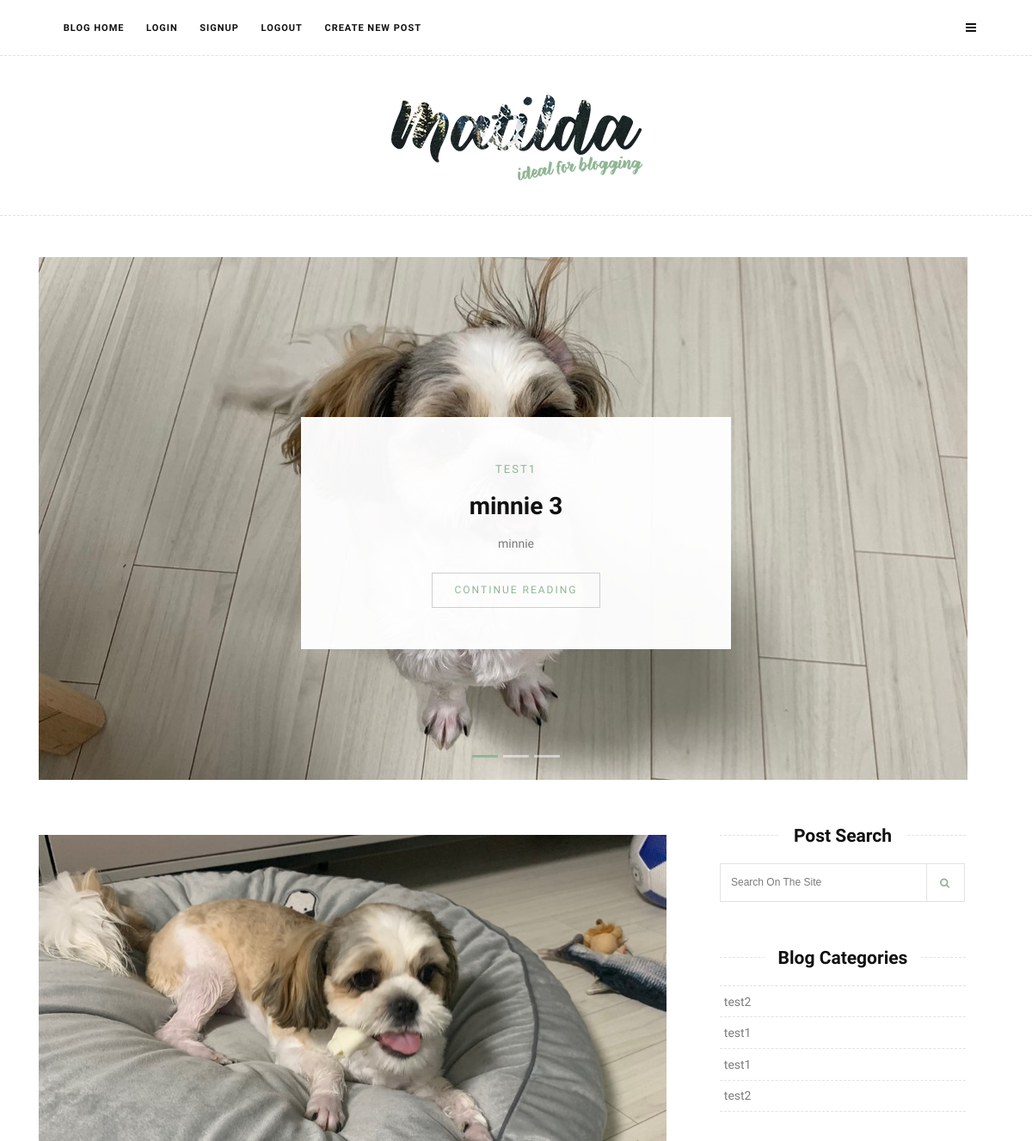
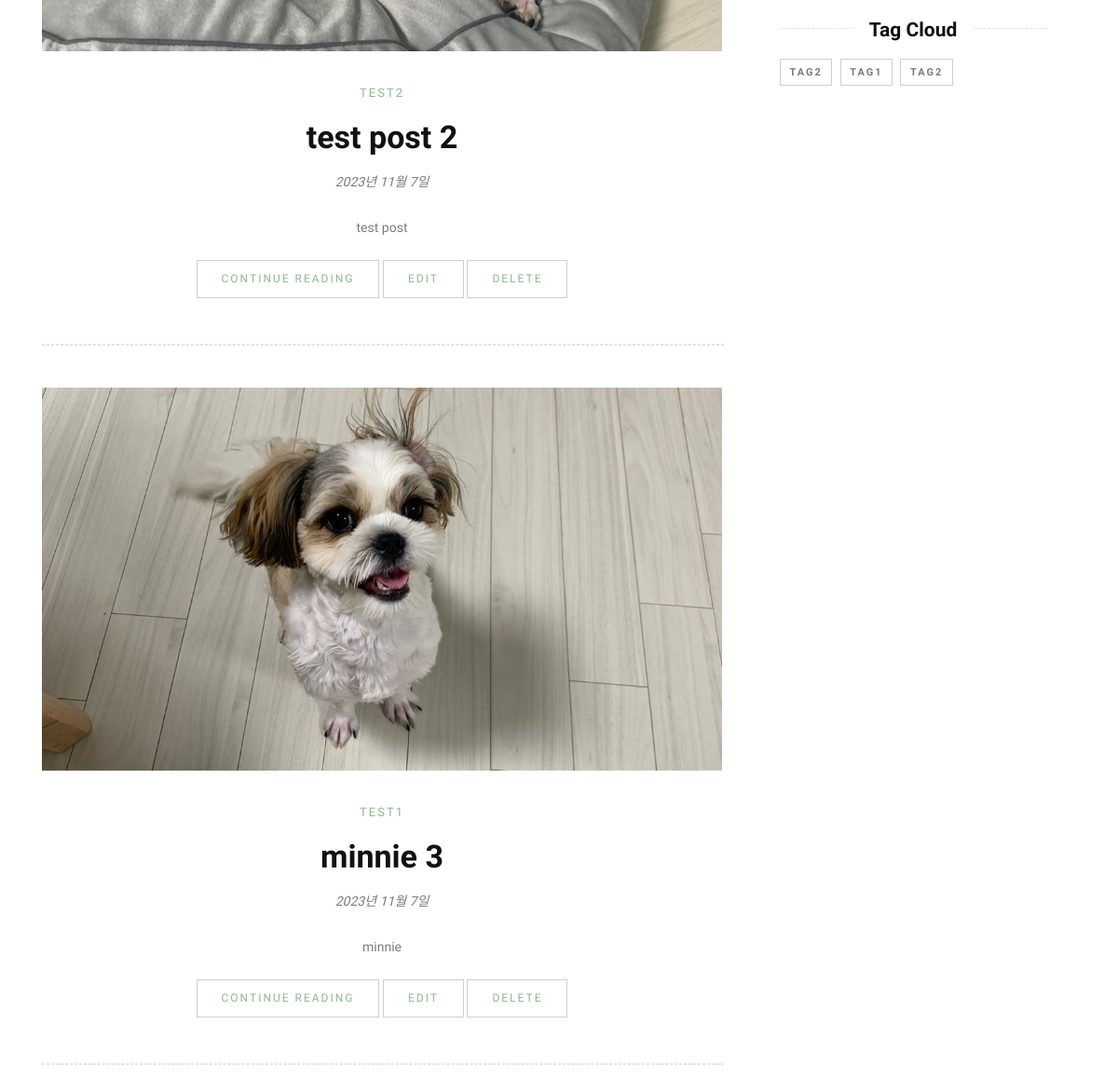
The page /blog/ (upper part) on the database as committed earlier (2 pictures, top to bottom).
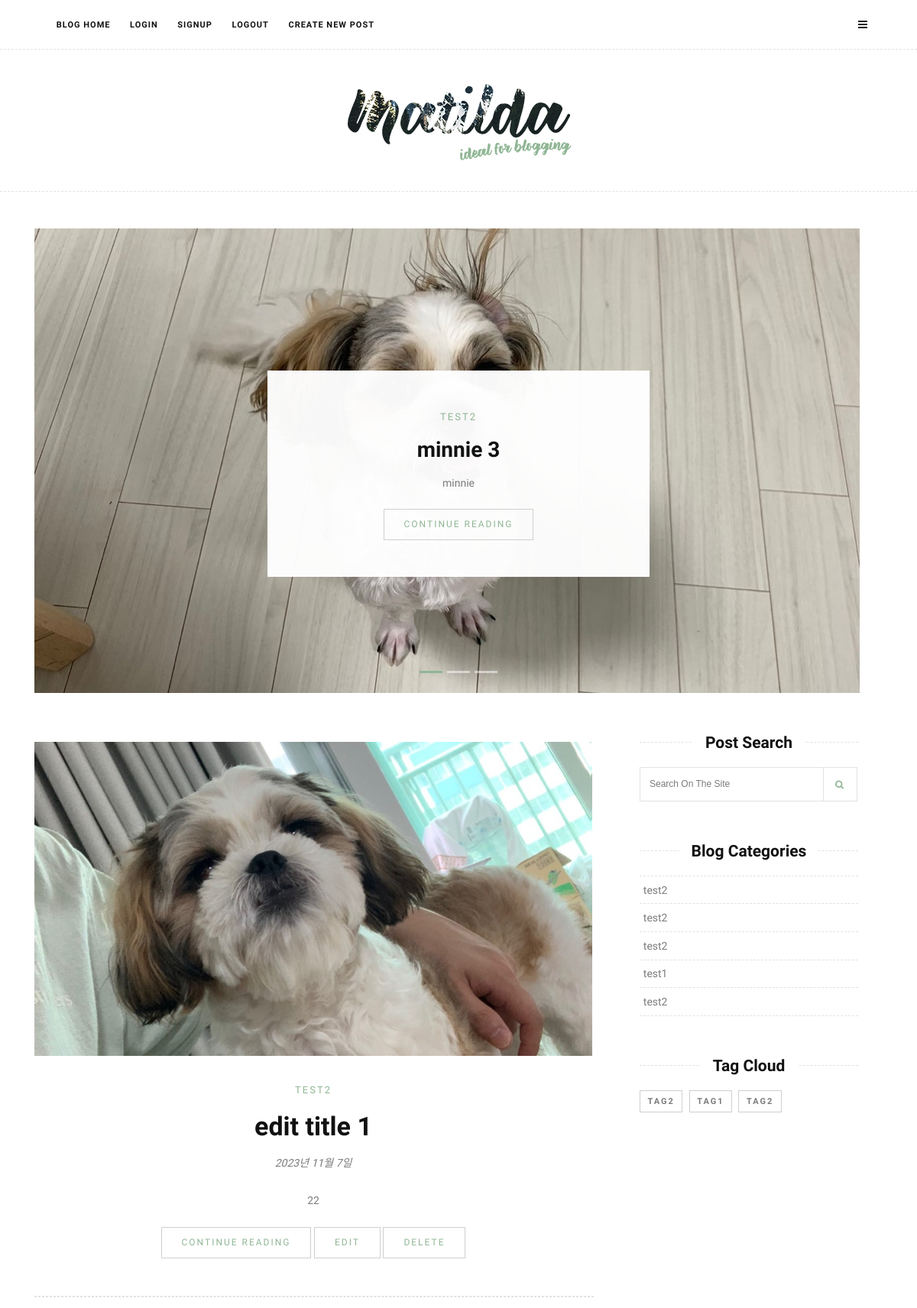
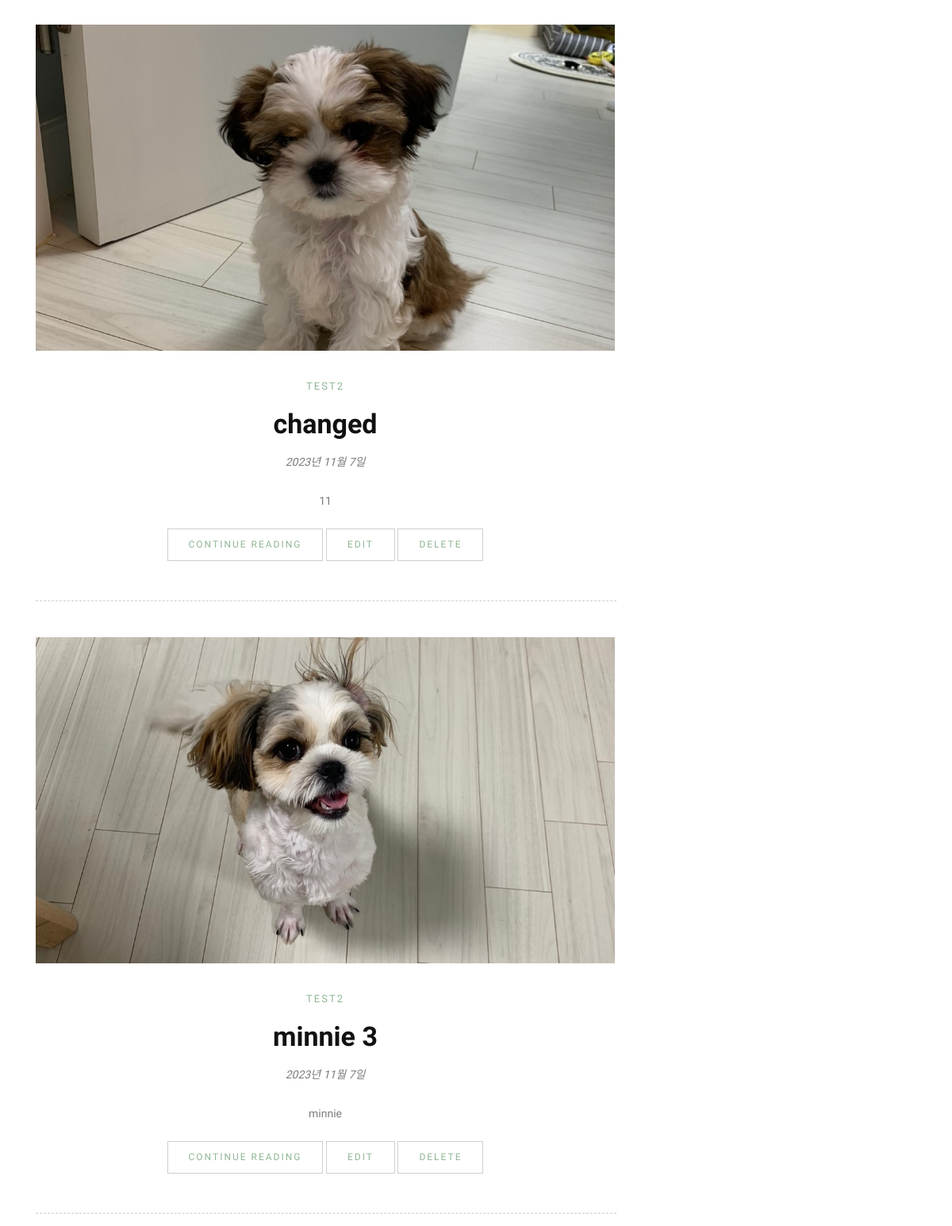
The same page on the database as committed later (2 pictures, top to bottom).
### blog/models.py (models this page shows, shortened)
class Post(models.Model):
    author = models.ForeignKey(User, on_delete=models.CASCADE, related_name='posts')
    title = models.CharField(max_length=100)
    content = models.TextField()
    thumb_image = models.ImageField(upload_to='blog/images/%Y/%m/%d/', blank=True)
    file_upload = models.FileField(upload_to='blog/files/%Y/%m/%d/', blank=True)
    created_at = models.DateTimeField(auto_now_add=True)
    updated_at = models.DateField(auto_now=True)
    view_count = models.PositiveIntegerField(default=0)
    tags = models.ManyToManyField('Tag', blank=True)
    viewed_by = models.ManyToManyField(User, blank=True)
    category = models.ForeignKey('Category', on_delete=models.SET_NULL, null=True, blank=True)

class Category(models.Model):
    name = models.CharField(max_length=50, unique=True)
    def __str__(self):
        return self.name

class Tag(models.Model):
    name = models.CharField(max_length=50, unique=True)

### blog/views.py (the view)
class PostListView(ListView):
    model = Post
    template_name = 'post_list.html'
    context_object_name = 'post_list'
    ordering = ['-created_at']
    def get_queryset(self):
        qs = super().get_queryset()
        q = self.request.GET.get('q', '')
        if q:
            qs = qs.filter(title__icontains=q)
        return qs
    def get_context_data(self, **kwargs):
        context = super().get_context_data(**kwargs)
        context['random_posts'] = self.get_random_posts()
        return context
    def get_random_posts(self):
        all_posts = Post.objects.all()
        random_posts = random.sample(list(all_posts), min(len(all_posts), 3))
        return random_posts

### templates/blog/post_list.html (shortened to what this page needs)
{% extends 'base.html' %}
{% block content %}
{% load static %}
<section class="slider-section">
    <div class="container">
        <div class="row">
            <div class="col-md-12">
                <div class="bd-example">
                    <div id="carouselExampleCaptions" class="carousel slide" data-ride="carousel">
                        <ol class="carousel-indicators">
                            {% for i in random_posts %}
                                <li data-target="#carouselExampleCaptions" data-slide-to="{{ forloop.counter0 }}" {% if forloop.first %}class="active"{% endif %}></li>
                            {% endfor %}
                        </ol>
                        <div class="carousel-inner" role="listbox">
                            {% for post in random_posts %}
                                <div class="carousel-item {% if forloop.first %}active{% endif %}">
                                    <div class="carousel-caption d-none d-md-block">
                                        <span class="cat-title">{{ post.category }}</span>
                                        <h3>{{ post.title }}</h3>
                                        <p>{{ post.content }}</p>
                                        <div class="blog-bottom text-center">
                                            <a href="{% url 'blog:post_detail' post.pk %}" class="btn btn-primary">Continue Reading</a>
                                        </div>
                                    </div>
                                </div>
                            {% endfor %}
                        </div>
                    </div>
                </div>
            </div>
        </div>
    </div>
</section>
<section class="site-section">
    <div class="container">
        <div class="row">
            <div class="content col-lg-8">
                {% for post in post_list %}
                <div class="blog-box clearfix">
                    <div class="blog-media">
                        <a href="{% url 'blog:post_detail' post.pk %}" title="">
                            {% if post.thumb_image %}
                            <img src="{{ post.thumb_image.url }}" alt="Post Image" class="img-fluid">
                            {% endif %}
                        </a>
                    </div>
                    <div class="blog-desc text-center">
                        <span class="cat-title">{{ post.category }}</span>
                        <h4><a href="{% url 'blog:post_detail' post.pk %}" title="">{{ post.title }}</a></h4>
                        <div class="blog-meta">
                            <p>{{ post.updated_at }}</p>
                        </div>
                        <p>{{ post.content }}</p>
                        <div class="blog-bottom text-center">
                            <a href="{% url 'blog:post_detail' post.pk %}" class="btn btn-primary">Continue Reading</a>
                            <a href="{% url 'blog:post_edit' post.pk %}" class="btn btn-primary">edit</a>
                            <a href="{% url 'blog:post_delete' post.pk %}" class="btn btn-primary">delete</a>
                        </div>
                        <div class="blog-social clearfix"><hr></div>
                    </div>
                </div>
                {% endfor %}
            </div>
            <div class="sidebar col-lg-4">
                <div class="widget clearfix">
                    <div class="widget-title">
                        <h3><span>Post Search</span></h3>
                    </div>
                    <form action="" method="GET" class="form-inline search-form">
                        <div class="form-group">
                            <input type="text" class="form-control" placeholder="Search on the site" name="q" value="{{ request.GET.q }}">
                            <button type="submit" class="btn btn-primary"><i class="fa fa-search"></i></button>
                        </div>
                    </form>
                </div>
                <div class="widget clearfix">
                    <div class="widget-title">
                        <h3><span>Blog Categories</span></h3>
                    </div>
                    <div class="category-widget">
                        <ul>
                            {% for post in post_list %}
                            <li><a href="{% url 'blog:post_detail' post.pk %}">{{ post.category }}</a></li>
                            {% endfor %}
                        </ul>
                    </div>
                </div>
                <div class="widget clearfix">
                    <div class="widget-title">
                        <h3><span>Tag Cloud</span></h3>
                    </div>
                    <div class="tag-widget">
                        {% for post in post_list %}
                            {% for tag in post.tags.all %}
                                <a href="{% url 'blog:post_detail' post.pk %}">{{ tag.name }}</a>
                            {% endfor %}
                        {% endfor %}
                    </div>
                </div>
            </div>
        </div>
    </div>
</section>
{% endblock %}

### templates/base.html (shortened to what this page needs)
{% load static %}
<!DOCTYPE html>
<html lang="en">
<head>
    <link href="{% static 'css/bootstrap.min.css' %}" rel="stylesheet">
    <link href="{% static 'css/font-awesome.min.css' %}" rel="stylesheet">
    <link href="{% static 'css/animate.min.css' %}" rel="stylesheet">
    <link href="{% static 'css/style.css' %}" rel="stylesheet">
</head>
<body>
    <div id="wrapper">
        <header class="header">
            <div class="container">
                <nav class="navbar navbar-inverse navbar-toggleable-md">
                    <div class="collapse navbar-collapse" id="matildamenu">
                        <ul class="navbar-nav">
                            <li class="nav-item">
                                <a class="nav-link" href="{% url 'blog:post_list' %}">blog home</a>
                            </li>
                            <li class="nav-item">
                                <a class="nav-link" href="{% url 'accounts:login' %}">login</a>
                            </li>
                            <li class="nav-item">
                                <a class="nav-link" href="{% url 'accounts:signup' %}">signup</a>
                            </li>
                            <li class="nav-item">
                                <a class="nav-link" href="{% url 'accounts:logout' %}">logout</a>
                            </li>
                            <li class="nav-item">
                                <a class="nav-link" href="{% url 'blog:post_new' %}">create new post</a>
                            </li>
                        </ul>
                        <div class="nav navbar-nav ml-auto hidden-md-down hidden-sm-down hidden-xs-down">
                            <div class="menu-right">
                                <a id="nav-expander" href="#" data-toggle="tooltip" data-placement="bottom" title="Open Right Menu"><i class="fa fa-bars"></i></a>
                            </div>
                        </div>
                    </div>
                </nav>
            </div>
        </header>
        <div class="header-section">
            <div class="container">
                <div class="row">
                    <div class="col-md-12">
                        <div class="logo">
                            <a href="{% url 'blog:post_list' %}"><img src="{% static 'images/logo.png' %}" alt=""></a>
                        </div>
                    </div>
                </div>
            </div>
        </div>
        {% block content %}
        {% endblock %}
    </div>
</body>
</html>

Rows that differ between the two databases and show on the page:
removed Post: thumb_image (picture), category "TEST2", title "test post 2", updated_at "2023년 11월 7일", content "test post", category "test2"
changed Post "minnie 3": category "TEST1" → "TEST2"; category "test1" → "test2"
added Post: thumb_image (picture), category "TEST2", title "changed", updated_at "2023년 11월 7일", content "11", category "test2"
added Post: thumb_image (picture), category "TEST2", title "edit title 1", updated_at "2023년 11월 7일", content "22", category "test2"
